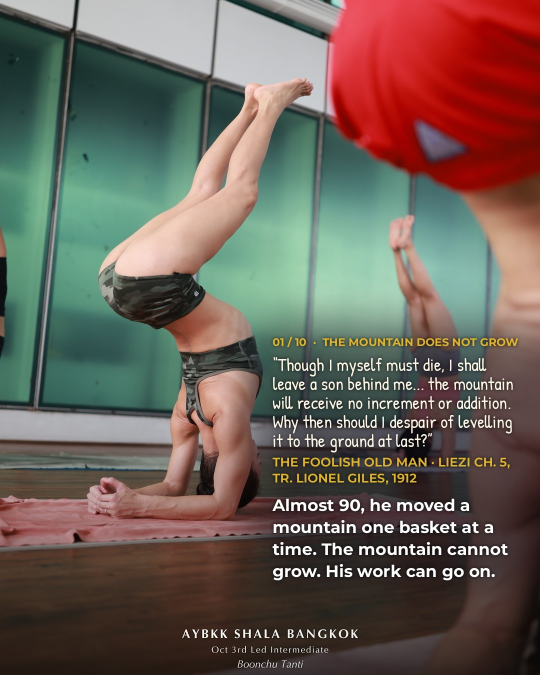
#> input picture bots/media/2026-10-04-mountain-hardway/A/01_158.jpg, 1080 x 1350 px (shown at 1/2 size)
$ python -i crop_o4.py   (imports and definitions only)
#> lines starting #> are read from the running program, lines starting #| are printed output that depends on the picture
# 4:5, no side bars, no cut heads. Cut top t + bottom b (t+b=1/6). If the bottom cut hides the
# watermark, lift it from the same photo and paste it back the same distance from the bottom.
from PIL import Image, ImageFilter
import numpy as np, sys
from ai_edge_litert.interpreter import Interpreter
T={'175':1/6,'067':0.12,'038':0.12,'020':0.12,'112':0.0,'152':0.12,'021':0.0,'052':0.12,'158':0.12,'187':0.04,'171':1/6,'159':1/6,'036':0.12,'017':0.04,'121':0.12,'034':0.12,'061':0.04,'046':0.12,'056':0.12,'193':0.03,'111':0.12,'116':0.12,'015':0.12,'040':0.12,'030':0.12}
MOVE={}
MOVEX={}
# [1 line that did not run here, left out]
# [1 line that did not run here, left out]
def mask(img):
    x=np.asarray(img.convert('RGB').resize((257,257)),dtype=np.float32)/127.5-1
    it.set_tensor(inp['index'],x[None]); it.invoke()
    m=(np.argmax(it.get_tensor(outd['index'])[0],-1)==15).astype(np.uint8)*255
    return Image.fromarray(m).resize((1080,1350),Image.BILINEAR)

# [30 lines not run here, left out]

>>> from PIL import Image
>>> picture = Image.open('A/01_158.jpg')
#> picture is the input picture: PIL image 1080x1350 RGB; mean R, G, B 108.2, 96.2, 87.3
>>> result = mask(picture)
#> in mask, `x=np.asarray(img.convert('RGB').resize((257,257)),dtype=np.float32)/12..`:
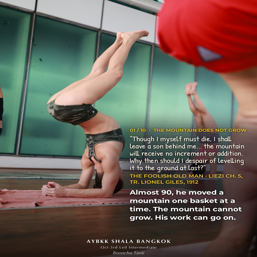
#> x: shape (257, 257, 3) float32; mean R, G, B -0.151, -0.246, -0.316; drawn with min black and max white
#> (the run stopped early here; a loop or call above may not have finished)

$ run again, on bots/media/2026-10-04-mountain-hardway/A/04_030.jpg
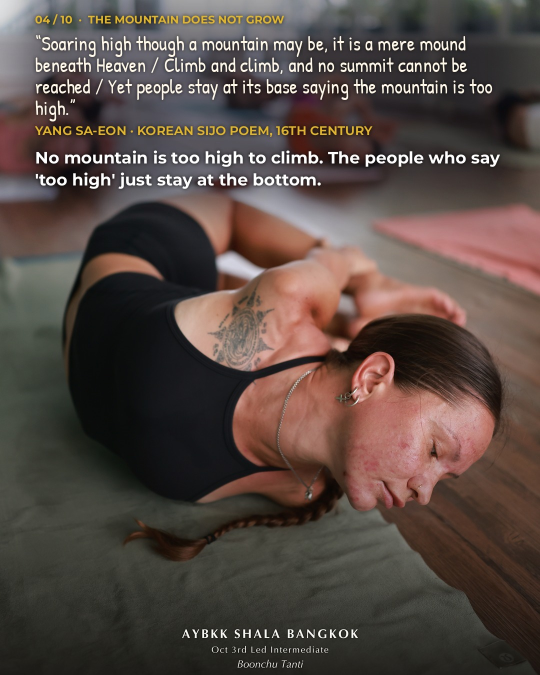
#> input picture bots/media/2026-10-04-mountain-hardway/A/04_030.jpg, 1080 x 1350 px (shown at 1/2 size)
#> picture is the input picture: PIL image 1080x1350 RGB; mean R, G, B 86.1, 73.1, 67.5
#> in mask, `x=np.asarray(img.convert('RGB').resize((257,257)),dtype=np.float32)/12..`:
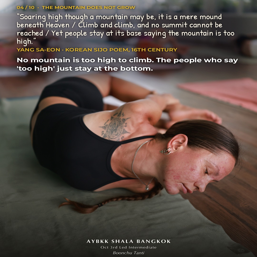
#> x: shape (257, 257, 3) float32; mean R, G, B -0.325, -0.427, -0.47; drawn with min black and max white

$ run again, on bots/media/2026-10-04-mountain-hardway/A/05_020.jpg
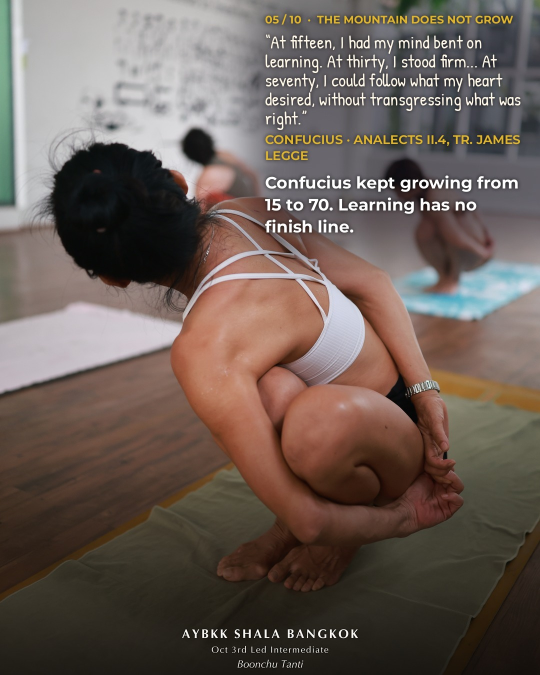
#> input picture bots/media/2026-10-04-mountain-hardway/A/05_020.jpg, 1080 x 1350 px (shown at 1/2 size)
#> picture is the input picture: PIL image 1080x1350 RGB; mean R, G, B 106.4, 93.5, 86.4
#> in mask, `x=np.asarray(img.convert('RGB').resize((257,257)),dtype=np.float32)/12..`:
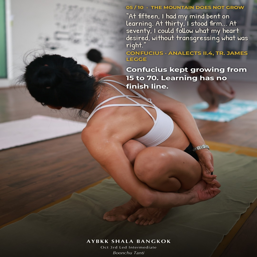
#> x: shape (257, 257, 3) float32; mean R, G, B -0.166, -0.267, -0.323; drawn with min black and max white

$ run again, on bots/media/2026-10-04-mountain-hardway/A/06_112.jpg
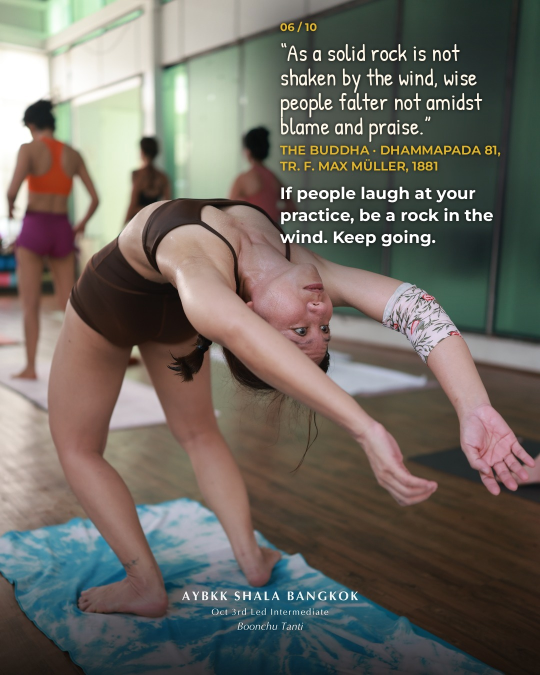
#> input picture bots/media/2026-10-04-mountain-hardway/A/06_112.jpg, 1080 x 1350 px (shown at 1/2 size)
#> picture is the input picture: PIL image 1080x1350 RGB; mean R, G, B 109.8, 105.4, 97.9
#> in mask, `x=np.asarray(img.convert('RGB').resize((257,257)),dtype=np.float32)/12..`:
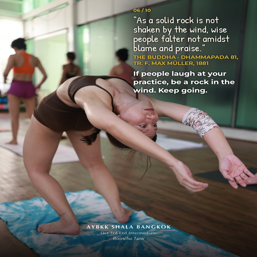
#> x: shape (257, 257, 3) float32; mean R, G, B -0.139, -0.173, -0.232; drawn with min black and max white
